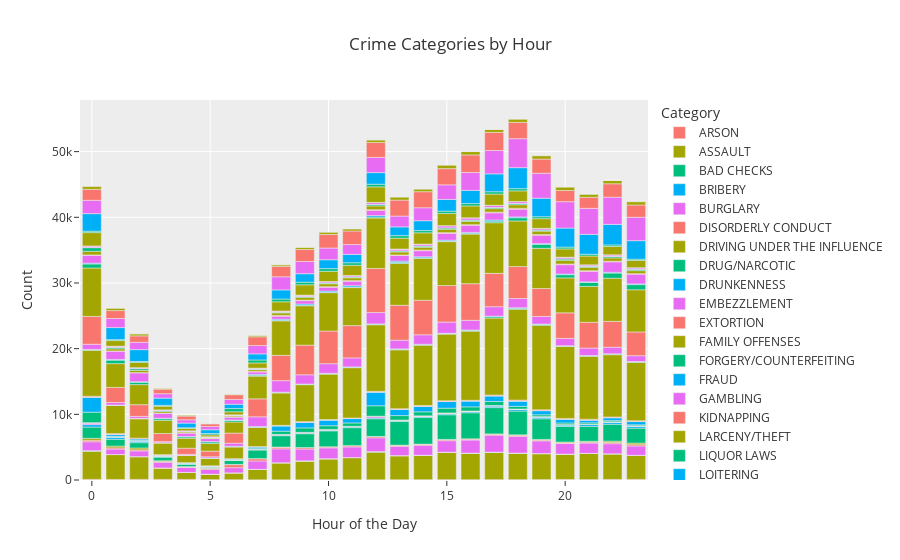

The cell this chart's notebook holds for it:
### Markdown cell above
The graph shows a decrease in the number of crimes reported between the hours of 1 and 7 o'clock.

### Code cell
grouped_data = sf_crime_data.groupby(['Hour', 'Category']).size().reset_index(name='Count')
fig = px.bar(grouped_data, x='Hour', y='Count', color='Category', 
             title='Crime Categories by Hour', labels={'Hour': 'Hour of the Day', 'Count': 'Count'})
fig.show()

### Figure 1 — Plotly figure (JSON) as saved in the notebook; plotly's stock layout.template omitted (floating-point values rounded to 4 significant figures)
{"data": [{"alignmentgroup": "True", "hovertemplate": "Category=ARSON<br>Hour of the Day=%{x}<br>Count=%{y}<extra></extra>", "legendgroup": "ARSON", "marker": {"color": "#F8766D", "pattern": {"shape": ""}}, "name": "ARSON", "offsetgroup": "ARSON", "orientation": "v", "showlegend": true, "textposition": "auto", "type": "bar", "x": [0, 1, 2, 3, 4, 5, 6, 7, 8, 9, 10, 11, 12, 13, 14, 15, 16, 17, 18, 19, 20, 21, 22, 23], "xaxis": "x", "y": [101, 87, 100, 91, 98, 61, 47, 35, 33, 30, 46, 35, 40, 43, 51, 50, 47, 53, 55, 69, 83, 69, 94, 94], "yaxis": "y"}, {"alignmentgroup": "True", "hovertemplate": "Category=ASSAULT<br>Hour of the Day=%{x}<br>Count=%{y}<extra></extra>", "legendgroup": "ASSAULT", "marker": {"color": "#A3A500", "pattern": {"shape": ""}}, "name": "ASSAULT", "offsetgroup": "ASSAULT", "orientation": "v", "showlegend": true, "textposition": "auto", "type": "bar", "x": [0, 1, 2, 3, 4, 5, 6, 7, 8, 9, 10, 11, 12, 13, 14, 15, 16, 17, 18, 19, 20, 21, 22, 23], "xaxis": "x", "y": [4285, 3785, 3452, 1737, 1052, 825, 1034, 1579, 2568, 2841, 3163, 3364, 4202, 3647, 3674, 4149, 4007, 4145, 4023, 3938, 3839, 3974, 3884, 3644], "yaxis": "y"}, {"alignmentgroup": "True", "hovertemplate": "Category=BAD CHECKS<br>Hour of the Day=%{x}<br>Count=%{y}<extra></extra>", "legendgroup": "BAD CHECKS", "marker": {"color": "#00BF7D", "pattern": {"shape": ""}}, "name": "BAD CHECKS", "offsetgroup": "BAD CHECKS", "orientation": "v", "showlegend": true, "textposition": "auto", "type": "bar", "x": [0, 1, 2, 3, 4, 5, 6, 7, 8, 9, 10, 11, 12, 13, 14, 15, 16, 17, 18, 19, 20, 21, 22, 23], "xaxis": "x", "y": [65, 1, 1, 1, 2, 1, 3, 8, 24, 35, 23, 18, 73, 18, 30, 23, 26, 23, 9, 9, 4, 4, 2, 3], "yaxis": "y"}, {"alignmentgroup": "True", "hovertemplate": "Category=BRIBERY<br>Hour of the Day=%{x}<br>Count=%{y}<extra></extra>", "legendgroup": "BRIBERY", "marker": {"color": "#00B0F6", "pattern": {"shape": ""}}, "name": "BRIBERY", "offsetgroup": "BRIBERY", "orientation": "v", "showlegend": true, "textposition": "auto", "type": "bar", "x": [0, 1, 2, 3, 4, 5, 6, 7, 8, 9, 10, 11, 12, 13, 14, 15, 16, 17, 18, 19, 20, 21, 22, 23], "xaxis": "x", "y": [16, 9, 10, 7, 2, 4, 3, 4, 2, 14, 14, 15, 12, 14, 17, 14, 18, 20, 15, 19, 14, 14, 13, 19], "yaxis": "y"}, {"alignmentgroup": "True", "hovertemplate": "Category=BURGLARY<br>Hour of the Day=%{x}<br>Count=%{y}<extra></extra>", "legendgroup": "BURGLARY", "marker": {"color": "#E76BF3", "pattern": {"shape": ""}}, "name": "BURGLARY", "offsetgroup": "BURGLARY", "orientation": "v", "showlegend": true, "textposition": "auto", "type": "bar", "x": [0, 1, 2, 3, 4, 5, 6, 7, 8, 9, 10, 11, 12, 13, 14, 15, 16, 17, 18, 19, 20, 21, 22, 23], "xaxis": "x", "y": [1357, 832, 876, 865, 768, 704, 792, 1269, 2116, 1791, 1645, 1605, 2099, 1398, 1509, 1753, 1989, 2587, 2561, 1925, 1627, 1570, 1533, 1428], "yaxis": "y"}, {"alignmentgroup": "True", "hovertemplate": "Category=DISORDERLY CONDUCT<br>Hour of the Day=%{x}<br>Count=%{y}<extra></extra>", "legendgroup": "DISORDERLY CONDUCT", "marker": {"color": "#F8766D", "pattern": {"shape": ""}}, "name": "DISORDERLY CONDUCT", "offsetgroup": "DISORDERLY CONDUCT", "orientation": "v", "showlegend": true, "textposition": "auto", "type": "bar", "x": [0, 1, 2, 3, 4, 5, 6, 7, 8, 9, 10, 11, 12, 13, 14, 15, 16, 17, 18, 19, 20, 21, 22, 23], "xaxis": "x", "y": [234, 176, 151, 110, 70, 172, 454, 346, 263, 207, 161, 182, 193, 166, 160, 157, 142, 124, 143, 109, 94, 122, 183, 192], "yaxis": "y"}, {"alignmentgroup": "True", "hovertemplate": "Category=DRIVING UNDER THE INFLUENCE<br>Hour of the Day=%{x}<br>Count=%{y}<extra></extra>", "legendgroup": "DRIVING UNDER THE INFLUENCE", "marker": {"color": "#A3A500", "pattern": {"shape": ""}}, "name": "DRIVING UNDER THE INFLUENCE", "offsetgroup": "DRIVING UNDER THE INFLUENCE", "orientation": "v", "showlegend": true, "textposition": "auto", "type": "bar", "x": [0, 1, 2, 3, 4, 5, 6, 7, 8, 9, 10, 11, 12, 13, 14, 15, 16, 17, 18, 19, 20, 21, 22, 23], "xaxis": "x", "y": [299, 272, 285, 118, 51, 26, 34, 16, 15, 21, 8, 19, 19, 22, 28, 33, 45, 68, 77, 105, 116, 142, 204, 245], "yaxis": "y"}, {"alignmentgroup": "True", "hovertemplate": "Category=DRUG/NARCOTIC<br>Hour of the Day=%{x}<br>Count=%{y}<extra></extra>", "legendgroup": "DRUG/NARCOTIC", "marker": {"color": "#00BF7D", "pattern": {"shape": ""}}, "name": "DRUG/NARCOTIC", "offsetgroup": "DRUG/NARCOTIC", "orientation": "v", "showlegend": true, "textposition": "auto", "type": "bar", "x": [0, 1, 2, 3, 4, 5, 6, 7, 8, 9, 10, 11, 12, 13, 14, 15, 16, 17, 18, 19, 20, 21, 22, 23], "xaxis": "x", "y": [1702, 1043, 808, 546, 379, 205, 600, 1309, 1731, 2113, 2421, 2730, 2692, 3592, 4040, 3757, 3967, 4008, 3614, 3153, 2376, 2277, 2580, 2276], "yaxis": "y"}, {"alignmentgroup": "True", "hovertemplate": "Category=DRUNKENNESS<br>Hour of the Day=%{x}<br>Count=%{y}<extra></extra>", "legendgroup": "DRUNKENNESS", "marker": {"color": "#00B0F6", "pattern": {"shape": ""}}, "name": "DRUNKENNESS", "offsetgroup": "DRUNKENNESS", "orientation": "v", "showlegend": true, "textposition": "auto", "type": "bar", "x": [0, 1, 2, 3, 4, 5, 6, 7, 8, 9, 10, 11, 12, 13, 14, 15, 16, 17, 18, 19, 20, 21, 22, 23], "xaxis": "x", "y": [372, 349, 272, 120, 59, 13, 40, 66, 72, 78, 105, 126, 127, 131, 152, 154, 177, 234, 238, 254, 237, 272, 319, 310], "yaxis": "y"}, {"alignmentgroup": "True", "hovertemplate": "Category=EMBEZZLEMENT<br>Hour of the Day=%{x}<br>Count=%{y}<extra></extra>", "legendgroup": "EMBEZZLEMENT", "marker": {"color": "#E76BF3", "pattern": {"shape": ""}}, "name": "EMBEZZLEMENT", "offsetgroup": "EMBEZZLEMENT", "orientation": "v", "showlegend": true, "textposition": "auto", "type": "bar", "x": [0, 1, 2, 3, 4, 5, 6, 7, 8, 9, 10, 11, 12, 13, 14, 15, 16, 17, 18, 19, 20, 21, 22, 23], "xaxis": "x", "y": [238, 7, 2, 2, 2, 2, 2, 17, 89, 94, 65, 43, 207, 40, 59, 60, 44, 47, 44, 31, 16, 24, 12, 17], "yaxis": "y"}, {"alignmentgroup": "True", "hovertemplate": "Category=EXTORTION<br>Hour of the Day=%{x}<br>Count=%{y}<extra></extra>", "legendgroup": "EXTORTION", "marker": {"color": "#F8766D", "pattern": {"shape": ""}}, "name": "EXTORTION", "offsetgroup": "EXTORTION", "orientation": "v", "showlegend": true, "textposition": "auto", "type": "bar", "x": [0, 1, 2, 3, 4, 5, 6, 7, 8, 9, 10, 11, 12, 13, 14, 15, 16, 17, 18, 19, 20, 21, 22, 23], "xaxis": "x", "y": [31, 8, 6, 3, 1, 2, 3, 7, 13, 13, 18, 14, 26, 14, 14, 14, 14, 9, 7, 8, 5, 4, 14, 8], "yaxis": "y"}, {"alignmentgroup": "True", "hovertemplate": "Category=FAMILY OFFENSES<br>Hour of the Day=%{x}<br>Count=%{y}<extra></extra>", "legendgroup": "FAMILY OFFENSES", "marker": {"color": "#A3A500", "pattern": {"shape": ""}}, "name": "FAMILY OFFENSES", "offsetgroup": "FAMILY OFFENSES", "orientation": "v", "showlegend": true, "textposition": "auto", "type": "bar", "x": [0, 1, 2, 3, 4, 5, 6, 7, 8, 9, 10, 11, 12, 13, 14, 15, 16, 17, 18, 19, 20, 21, 22, 23], "xaxis": "x", "y": [26, 13, 7, 3, 3, 1, 5, 14, 14, 15, 31, 26, 27, 40, 39, 46, 27, 28, 24, 28, 19, 20, 19, 13], "yaxis": "y"}, {"alignmentgroup": "True", "hovertemplate": "Category=FORGERY/COUNTERFEITING<br>Hour of the Day=%{x}<br>Count=%{y}<extra></extra>", "legendgroup": "FORGERY/COUNTERFEITING", "marker": {"color": "#00BF7D", "pattern": {"shape": ""}}, "name": "FORGERY/COUNTERFEITING", "offsetgroup": "FORGERY/COUNTERFEITING", "orientation": "v", "showlegend": true, "textposition": "auto", "type": "bar", "x": [0, 1, 2, 3, 4, 5, 6, 7, 8, 9, 10, 11, 12, 13, 14, 15, 16, 17, 18, 19, 20, 21, 22, 23], "xaxis": "x", "y": [1605, 87, 64, 41, 32, 25, 57, 100, 498, 681, 560, 510, 1584, 683, 612, 729, 633, 610, 397, 282, 253, 214, 185, 150], "yaxis": "y"}, {"alignmentgroup": "True", "hovertemplate": "Category=FRAUD<br>Hour of the Day=%{x}<br>Count=%{y}<extra></extra>", "legendgroup": "FRAUD", "marker": {"color": "#00B0F6", "pattern": {"shape": ""}}, "name": "FRAUD", "offsetgroup": "FRAUD", "orientation": "v", "showlegend": true, "textposition": "auto", "type": "bar", "x": [0, 1, 2, 3, 4, 5, 6, 7, 8, 9, 10, 11, 12, 13, 14, 15, 16, 17, 18, 19, 20, 21, 22, 23], "xaxis": "x", "y": [2274, 284, 208, 129, 78, 88, 136, 262, 807, 858, 862, 671, 2076, 940, 830, 1008, 892, 856, 810, 635, 572, 412, 447, 502], "yaxis": "y"}, {"alignmentgroup": "True", "hovertemplate": "Category=GAMBLING<br>Hour of the Day=%{x}<br>Count=%{y}<extra></extra>", "legendgroup": "GAMBLING", "marker": {"color": "#E76BF3", "pattern": {"shape": ""}}, "name": "GAMBLING", "offsetgroup": "GAMBLING", "orientation": "v", "showlegend": true, "textposition": "auto", "type": "bar", "x": [0, 1, 3, 5, 6, 7, 8, 9, 10, 11, 12, 13, 14, 15, 16, 17, 18, 19, 20, 21, 22, 23], "xaxis": "x", "y": [8, 1, 2, 3, 1, 3, 6, 5, 12, 7, 13, 15, 14, 12, 7, 9, 8, 6, 3, 3, 5, 3], "yaxis": "y"}, {"alignmentgroup": "True", "hovertemplate": "Category=KIDNAPPING<br>Hour of the Day=%{x}<br>Count=%{y}<extra></extra>", "legendgroup": "KIDNAPPING", "marker": {"color": "#F8766D", "pattern": {"shape": ""}}, "name": "KIDNAPPING", "offsetgroup": "KIDNAPPING", "orientation": "v", "showlegend": true, "textposition": "auto", "type": "bar", "x": [0, 1, 2, 3, 4, 5, 6, 7, 8, 9, 10, 11, 12, 13, 14, 15, 16, 17, 18, 19, 20, 21, 22, 23], "xaxis": "x", "y": [145, 109, 130, 86, 44, 34, 34, 60, 70, 87, 75, 79, 116, 94, 106, 114, 104, 116, 139, 119, 114, 133, 107, 125], "yaxis": "y"}, {"alignmentgroup": "True", "hovertemplate": "Category=LARCENY/THEFT<br>Hour of the Day=%{x}<br>Count=%{y}<extra></extra>", "legendgroup": "LARCENY/THEFT", "marker": {"color": "#A3A500", "pattern": {"shape": ""}}, "name": "LARCENY/THEFT", "offsetgroup": "LARCENY/THEFT", "orientation": "v", "showlegend": true, "textposition": "auto", "type": "bar", "x": [0, 1, 2, 3, 4, 5, 6, 7, 8, 9, 10, 11, 12, 13, 14, 15, 16, 17, 18, 19, 20, 21, 22, 23], "xaxis": "x", "y": [6993, 4281, 2947, 1781, 1098, 1126, 1800, 2922, 4940, 5631, 6910, 7659, 10128, 8966, 9194, 10137, 10525, 11712, 13828, 12858, 10947, 9573, 9475, 8874], "yaxis": "y"}, {"alignmentgroup": "True", "hovertemplate": "Category=LIQUOR LAWS<br>Hour of the Day=%{x}<br>Count=%{y}<extra></extra>", "legendgroup": "LIQUOR LAWS", "marker": {"color": "#00BF7D", "pattern": {"shape": ""}}, "name": "LIQUOR LAWS", "offsetgroup": "LIQUOR LAWS", "orientation": "v", "showlegend": true, "textposition": "auto", "type": "bar", "x": [0, 1, 2, 3, 4, 5, 6, 7, 8, 9, 10, 11, 12, 13, 14, 15, 16, 17, 18, 19, 20, 21, 22, 23], "xaxis": "x", "y": [90, 43, 41, 20, 11, 8, 17, 37, 49, 57, 81, 64, 91, 90, 78, 94, 128, 211, 164, 147, 79, 87, 113, 99], "yaxis": "y"}, {"alignmentgroup": "True", "hovertemplate": "Category=LOITERING<br>Hour of the Day=%{x}<br>Count=%{y}<extra></extra>", "legendgroup": "LOITERING", "marker": {"color": "#00B0F6", "pattern": {"shape": ""}}, "name": "LOITERING", "offsetgroup": "LOITERING", "orientation": "v", "showlegend": true, "textposition": "auto", "type": "bar", "x": [0, 1, 2, 3, 4, 5, 6, 7, 8, 9, 10, 11, 12, 13, 14, 15, 16, 17, 18, 19, 20, 21, 22, 23], "xaxis": "x", "y": [41, 36, 19, 16, 11, 52, 80, 85, 63, 49, 51, 58, 50, 52, 64, 45, 55, 89, 72, 54, 47, 49, 31, 38], "yaxis": "y"}, {"alignmentgroup": "True", "hovertemplate": "Category=MISSING PERSON<br>Hour of the Day=%{x}<br>Count=%{y}<extra></extra>", "legendgroup": "MISSING PERSON", "marker": {"color": "#E76BF3", "pattern": {"shape": ""}}, "name": "MISSING PERSON", "offsetgroup": "MISSING PERSON", "orientation": "v", "showlegend": true, "textposition": "auto", "type": "bar", "x": [0, 1, 2, 3, 4, 5, 6, 7, 8, 9, 10, 11, 12, 13, 14, 15, 16, 17, 18, 19, 20, 21, 22, 23], "xaxis": "x", "y": [790, 386, 305, 171, 142, 183, 468, 1481, 1757, 1398, 1459, 1363, 1722, 1321, 1437, 1695, 1465, 1437, 1405, 1158, 1115, 1126, 1000, 885], "yaxis": "y"}, {"alignmentgroup": "True", "hovertemplate": "Category=NON-CRIMINAL<br>Hour of the Day=%{x}<br>Count=%{y}<extra></extra>", "legendgroup": "NON-CRIMINAL", "marker": {"color": "#F8766D", "pattern": {"shape": ""}}, "name": "NON-CRIMINAL", "offsetgroup": "NON-CRIMINAL", "orientation": "v", "showlegend": true, "textposition": "auto", "type": "bar", "x": [0, 1, 2, 3, 4, 5, 6, 7, 8, 9, 10, 11, 12, 13, 14, 15, 16, 17, 18, 19, 20, 21, 22, 23], "xaxis": "x", "y": [4245, 2288, 1785, 1238, 941, 859, 1533, 2740, 3855, 4517, 4975, 4919, 6709, 5317, 5268, 5564, 5582, 5080, 4866, 4249, 3895, 3929, 3940, 3617], "yaxis": "y"}, {"alignmentgroup": "True", "hovertemplate": "Category=OTHER OFFENSES<br>Hour of the Day=%{x}<br>Count=%{y}<extra></extra>", "legendgroup": "OTHER OFFENSES", "marker": {"color": "#A3A500", "pattern": {"shape": ""}}, "name": "OTHER OFFENSES", "offsetgroup": "OTHER OFFENSES", "orientation": "v", "showlegend": true, "textposition": "auto", "type": "bar", "x": [0, 1, 2, 3, 4, 5, 6, 7, 8, 9, 10, 11, 12, 13, 14, 15, 16, 17, 18, 19, 20, 21, 22, 23], "xaxis": "x", "y": [7363, 3624, 3055, 1998, 1515, 1165, 1690, 3452, 5251, 5997, 5840, 5790, 7687, 6373, 6364, 6690, 7552, 7711, 6947, 6120, 5319, 5457, 6559, 6424], "yaxis": "y"}, {"alignmentgroup": "True", "hovertemplate": "Category=PROSTITUTION<br>Hour of the Day=%{x}<br>Count=%{y}<extra></extra>", "legendgroup": "PROSTITUTION", "marker": {"color": "#00BF7D", "pattern": {"shape": ""}}, "name": "PROSTITUTION", "offsetgroup": "PROSTITUTION", "orientation": "v", "showlegend": true, "textposition": "auto", "type": "bar", "x": [0, 1, 2, 3, 4, 5, 6, 7, 8, 9, 10, 11, 12, 13, 14, 15, 16, 17, 18, 19, 20, 21, 22, 23], "xaxis": "x", "y": [619, 523, 365, 251, 208, 255, 251, 132, 67, 75, 64, 88, 153, 152, 101, 74, 84, 236, 482, 595, 489, 603, 792, 787], "yaxis": "y"}, {"alignmentgroup": "True", "hovertemplate": "Category=RECOVERED VEHICLE<br>Hour of the Day=%{x}<br>Count=%{y}<extra></extra>", "legendgroup": "RECOVERED VEHICLE", "marker": {"color": "#00B0F6", "pattern": {"shape": ""}}, "name": "RECOVERED VEHICLE", "offsetgroup": "RECOVERED VEHICLE", "orientation": "v", "showlegend": true, "textposition": "auto", "type": "bar", "x": [0, 1, 2, 3, 4, 5, 6, 7, 8, 9, 10, 11, 12, 13, 14, 15, 16, 17, 18, 19, 20, 21, 22, 23], "xaxis": "x", "y": [117, 112, 76, 66, 55, 38, 47, 139, 177, 190, 179, 202, 215, 193, 156, 148, 175, 172, 131, 122, 101, 94, 123, 104], "yaxis": "y"}, {"alignmentgroup": "True", "hovertemplate": "Category=ROBBERY<br>Hour of the Day=%{x}<br>Count=%{y}<extra></extra>", "legendgroup": "ROBBERY", "marker": {"color": "#E76BF3", "pattern": {"shape": ""}}, "name": "ROBBERY", "offsetgroup": "ROBBERY", "orientation": "v", "showlegend": true, "textposition": "auto", "type": "bar", "x": [0, 1, 2, 3, 4, 5, 6, 7, 8, 9, 10, 11, 12, 13, 14, 15, 16, 17, 18, 19, 20, 21, 22, 23], "xaxis": "x", "y": [1203, 1273, 1367, 778, 537, 456, 452, 374, 458, 513, 588, 678, 792, 858, 925, 1037, 1065, 1099, 1167, 1264, 1423, 1600, 1587, 1493], "yaxis": "y"}, {"alignmentgroup": "True", "hovertemplate": "Category=RUNAWAY<br>Hour of the Day=%{x}<br>Count=%{y}<extra></extra>", "legendgroup": "RUNAWAY", "marker": {"color": "#F8766D", "pattern": {"shape": ""}}, "name": "RUNAWAY", "offsetgroup": "RUNAWAY", "orientation": "v", "showlegend": true, "textposition": "auto", "type": "bar", "x": [0, 1, 2, 3, 4, 5, 6, 7, 8, 9, 10, 11, 12, 13, 14, 15, 16, 17, 18, 19, 20, 21, 22, 23], "xaxis": "x", "y": [50, 19, 15, 11, 8, 11, 28, 114, 128, 87, 85, 97, 106, 91, 98, 106, 109, 109, 147, 118, 100, 98, 90, 69], "yaxis": "y"}, {"alignmentgroup": "True", "hovertemplate": "Category=SECONDARY CODES<br>Hour of the Day=%{x}<br>Count=%{y}<extra></extra>", "legendgroup": "SECONDARY CODES", "marker": {"color": "#A3A500", "pattern": {"shape": ""}}, "name": "SECONDARY CODES", "offsetgroup": "SECONDARY CODES", "orientation": "v", "showlegend": true, "textposition": "auto", "type": "bar", "x": [0, 1, 2, 3, 4, 5, 6, 7, 8, 9, 10, 11, 12, 13, 14, 15, 16, 17, 18, 19, 20, 21, 22, 23], "xaxis": "x", "y": [556, 330, 353, 230, 165, 119, 156, 248, 391, 413, 444, 429, 585, 455, 427, 519, 501, 530, 544, 526, 568, 515, 513, 462], "yaxis": "y"}, {"alignmentgroup": "True", "hovertemplate": "Category=SEX OFFENSES FORCIBLE<br>Hour of the Day=%{x}<br>Count=%{y}<extra></extra>", "legendgroup": "SEX OFFENSES FORCIBLE", "marker": {"color": "#00BF7D", "pattern": {"shape": ""}}, "name": "SEX OFFENSES FORCIBLE", "offsetgroup": "SEX OFFENSES FORCIBLE", "orientation": "v", "showlegend": true, "textposition": "auto", "type": "bar", "x": [0, 1, 2, 3, 4, 5, 6, 7, 8, 9, 10, 11, 12, 13, 14, 15, 16, 17, 18, 19, 20, 21, 22, 23], "xaxis": "x", "y": [553, 219, 262, 154, 75, 72, 65, 94, 111, 144, 137, 130, 227, 164, 178, 206, 204, 195, 187, 173, 219, 174, 213, 223], "yaxis": "y"}, {"alignmentgroup": "True", "hovertemplate": "Category=SEX OFFENSES NON FORCIBLE<br>Hour of the Day=%{x}<br>Count=%{y}<extra></extra>", "legendgroup": "SEX OFFENSES NON FORCIBLE", "marker": {"color": "#00B0F6", "pattern": {"shape": ""}}, "name": "SEX OFFENSES NON FORCIBLE", "offsetgroup": "SEX OFFENSES NON FORCIBLE", "orientation": "v", "showlegend": true, "textposition": "auto", "type": "bar", "x": [0, 1, 2, 5, 6, 7, 8, 9, 10, 11, 12, 13, 14, 15, 16, 17, 18, 19, 20, 21, 22, 23], "xaxis": "x", "y": [23, 3, 1, 1, 4, 2, 6, 8, 3, 11, 16, 11, 10, 7, 5, 3, 7, 5, 7, 4, 6, 5], "yaxis": "y"}, {"alignmentgroup": "True", "hovertemplate": "Category=STOLEN PROPERTY<br>Hour of the Day=%{x}<br>Count=%{y}<extra></extra>", "legendgroup": "STOLEN PROPERTY", "marker": {"color": "#E76BF3", "pattern": {"shape": ""}}, "name": "STOLEN PROPERTY", "offsetgroup": "STOLEN PROPERTY", "orientation": "v", "showlegend": true, "textposition": "auto", "type": "bar", "x": [0, 1, 2, 3, 4, 5, 6, 7, 8, 9, 10, 11, 12, 13, 14, 15, 16, 17, 18, 19, 20, 21, 22, 23], "xaxis": "x", "y": [219, 158, 128, 101, 81, 68, 73, 101, 130, 160, 172, 176, 253, 249, 260, 307, 310, 284, 264, 207, 226, 180, 227, 202], "yaxis": "y"}, {"alignmentgroup": "True", "hovertemplate": "Category=SUICIDE<br>Hour of the Day=%{x}<br>Count=%{y}<extra></extra>", "legendgroup": "SUICIDE", "marker": {"color": "#F8766D", "pattern": {"shape": ""}}, "name": "SUICIDE", "offsetgroup": "SUICIDE", "orientation": "v", "showlegend": true, "textposition": "auto", "type": "bar", "x": [0, 1, 2, 3, 4, 5, 6, 7, 8, 9, 10, 11, 12, 13, 14, 15, 16, 17, 18, 19, 20, 21, 22, 23], "xaxis": "x", "y": [19, 22, 14, 5, 4, 8, 14, 15, 24, 27, 22, 30, 33, 24, 23, 27, 28, 26, 36, 33, 20, 25, 18, 11], "yaxis": "y"}, {"alignmentgroup": "True", "hovertemplate": "Category=SUSPICIOUS OCC<br>Hour of the Day=%{x}<br>Count=%{y}<extra></extra>", "legendgroup": "SUSPICIOUS OCC", "marker": {"color": "#A3A500", "pattern": {"shape": ""}}, "name": "SUSPICIOUS OCC", "offsetgroup": "SUSPICIOUS OCC", "orientation": "v", "showlegend": true, "textposition": "auto", "type": "bar", "x": [0, 1, 2, 3, 4, 5, 6, 7, 8, 9, 10, 11, 12, 13, 14, 15, 16, 17, 18, 19, 20, 21, 22, 23], "xaxis": "x", "y": [2030, 844, 793, 553, 366, 287, 468, 793, 1408, 1572, 1555, 1558, 2364, 1651, 1723, 1857, 1810, 1708, 1614, 1469, 1261, 1337, 1263, 1108], "yaxis": "y"}, {"alignmentgroup": "True", "hovertemplate": "Category=TRESPASS<br>Hour of the Day=%{x}<br>Count=%{y}<extra></extra>", "legendgroup": "TRESPASS", "marker": {"color": "#00BF7D", "pattern": {"shape": ""}}, "name": "TRESPASS", "offsetgroup": "TRESPASS", "orientation": "v", "showlegend": true, "textposition": "auto", "type": "bar", "x": [0, 1, 2, 3, 4, 5, 6, 7, 8, 9, 10, 11, 12, 13, 14, 15, 16, 17, 18, 19, 20, 21, 22, 23], "xaxis": "x", "y": [215, 153, 146, 132, 97, 207, 486, 453, 418, 399, 410, 383, 402, 386, 338, 355, 357, 356, 339, 300, 279, 271, 239, 196], "yaxis": "y"}, {"alignmentgroup": "True", "hovertemplate": "Category=VANDALISM<br>Hour of the Day=%{x}<br>Count=%{y}<extra></extra>", "legendgroup": "VANDALISM", "marker": {"color": "#00B0F6", "pattern": {"shape": ""}}, "name": "VANDALISM", "offsetgroup": "VANDALISM", "orientation": "v", "showlegend": true, "textposition": "auto", "type": "bar", "x": [0, 1, 2, 3, 4, 5, 6, 7, 8, 9, 10, 11, 12, 13, 14, 15, 16, 17, 18, 19, 20, 21, 22, 23], "xaxis": "x", "y": [2672, 1830, 1810, 1104, 711, 572, 657, 929, 1391, 1291, 1353, 1266, 1768, 1337, 1502, 1775, 2003, 2721, 3193, 2819, 2896, 3030, 3133, 2817], "yaxis": "y"}, {"alignmentgroup": "True", "hovertemplate": "Category=VEHICLE THEFT<br>Hour of the Day=%{x}<br>Count=%{y}<extra></extra>", "legendgroup": "VEHICLE THEFT", "marker": {"color": "#E76BF3", "pattern": {"shape": ""}}, "name": "VEHICLE THEFT", "offsetgroup": "VEHICLE THEFT", "orientation": "v", "showlegend": true, "textposition": "auto", "type": "bar", "x": [0, 1, 2, 3, 4, 5, 6, 7, 8, 9, 10, 11, 12, 13, 14, 15, 16, 17, 18, 19, 20, 21, 22, 23], "xaxis": "x", "y": [2031, 1388, 1115, 669, 503, 497, 739, 1265, 1998, 1865, 1785, 1504, 2313, 1646, 1972, 2229, 2730, 3553, 4416, 3798, 4014, 3959, 4144, 3564], "yaxis": "y"}, {"alignmentgroup": "True", "hovertemplate": "Category=WARRANTS<br>Hour of the Day=%{x}<br>Count=%{y}<extra></extra>", "legendgroup": "WARRANTS", "marker": {"color": "#F8766D", "pattern": {"shape": ""}}, "name": "WARRANTS", "offsetgroup": "WARRANTS", "orientation": "v", "showlegend": true, "textposition": "auto", "type": "bar", "x": [0, 1, 2, 3, 4, 5, 6, 7, 8, 9, 10, 11, 12, 13, 14, 15, 16, 17, 18, 19, 20, 21, 22, 23], "xaxis": "x", "y": [1679, 1203, 977, 687, 566, 398, 712, 1336, 1589, 1834, 2074, 2067, 2271, 2428, 2447, 2464, 2672, 2770, 2491, 2167, 1708, 1688, 2039, 1870], "yaxis": "y"}, {"alignmentgroup": "True", "hovertemplate": "Category=WEAPON LAWS<br>Hour of the Day=%{x}<br>Count=%{y}<extra></extra>", "legendgroup": "WEAPON LAWS", "marker": {"color": "#A3A500", "pattern": {"shape": ""}}, "name": "WEAPON LAWS", "offsetgroup": "WEAPON LAWS", "orientation": "v", "showlegend": true, "textposition": "auto", "type": "bar", "x": [0, 1, 2, 3, 4, 5, 6, 7, 8, 9, 10, 11, 12, 13, 14, 15, 16, 17, 18, 19, 20, 21, 22, 23], "xaxis": "x", "y": [411, 322, 313, 160, 113, 60, 103, 156, 246, 323, 311, 351, 397, 436, 414, 509, 515, 471, 503, 479, 492, 476, 510, 479], "yaxis": "y"}, {"alignmentgroup": "True", "hovertemplate": "Category=PORNOGRAPHY/OBSCENE MAT<br>Hour of the Day=%{x}<br>Count=%{y}<extra></extra>", "legendgroup": "PORNOGRAPHY/OBSCENE MAT", "marker": {"color": "#00BF7D", "pattern": {"shape": ""}}, "name": "PORNOGRAPHY/OBSCENE MAT", "offsetgroup": "PORNOGRAPHY/OBSCENE MAT", "orientation": "v", "showlegend": true, "textposition": "auto", "type": "bar", "x": [2, 3, 8, 9, 11, 12, 14, 16, 17, 18, 21, 22], "xaxis": "x", "y": [2, 1, 2, 2, 2, 2, 3, 2, 1, 2, 2, 1], "yaxis": "y"}, {"alignmentgroup": "True", "hovertemplate": "Category=TREA<br>Hour of the Day=%{x}<br>Count=%{y}<extra></extra>", "legendgroup": "TREA", "marker": {"color": "#00B0F6", "pattern": {"shape": ""}}, "name": "TREA", "offsetgroup": "TREA", "orientation": "v", "showlegend": true, "textposition": "auto", "type": "bar", "x": [5, 6, 11, 16, 17, 22], "xaxis": "x", "y": [1, 1, 1, 1, 1, 1], "yaxis": "y"}], "layout": {"barmode": "relative", "legend": {"title": {"text": "Category"}, "tracegroupgap": 0}, "title": {"text": "Crime Categories by Hour"}, "xaxis": {"anchor": "y", "domain": [0, 1], "title": {"text": "Hour of the Day"}}, "yaxis": {"anchor": "x", "domain": [0, 1], "title": {"text": "Count"}}}}
